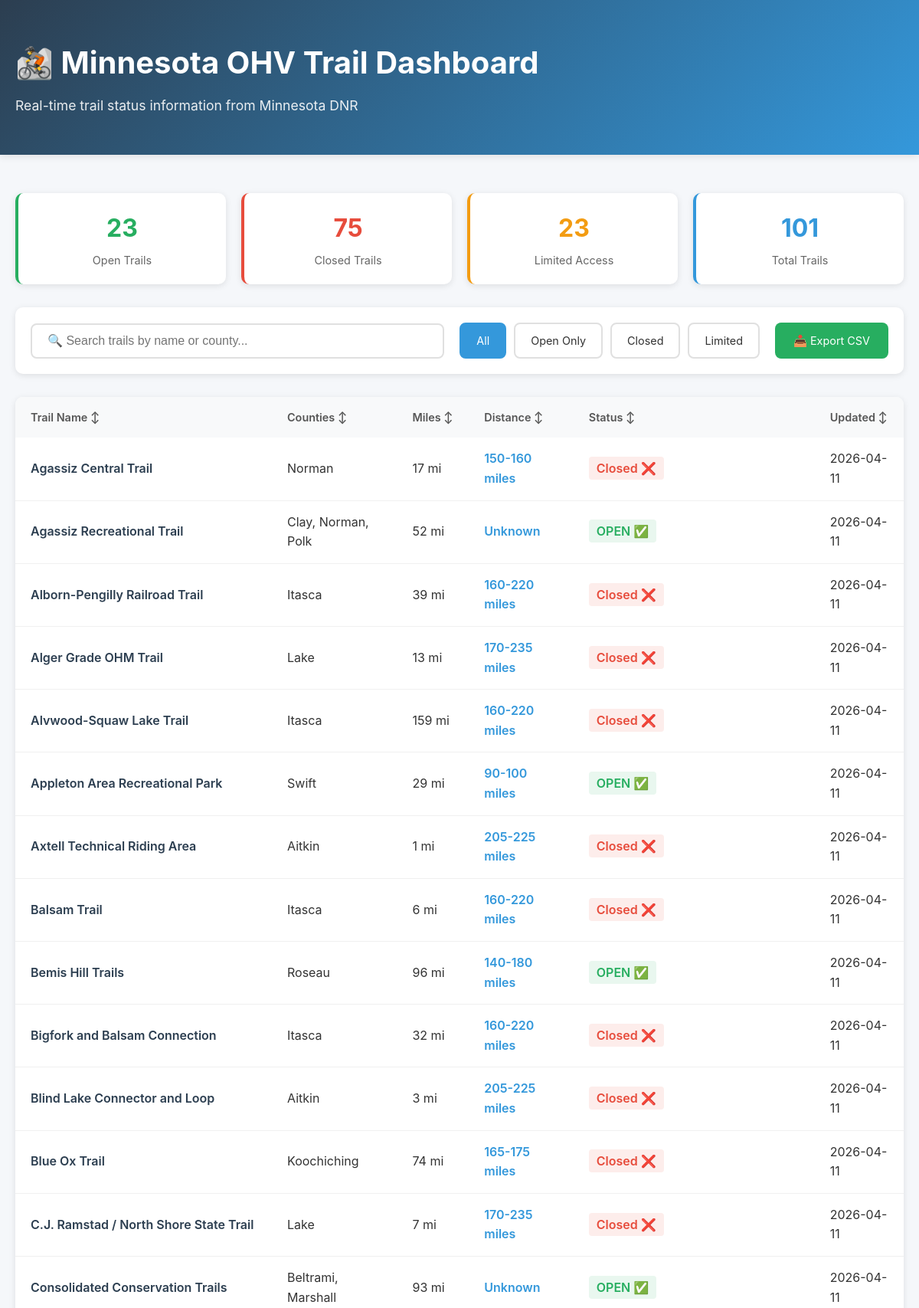
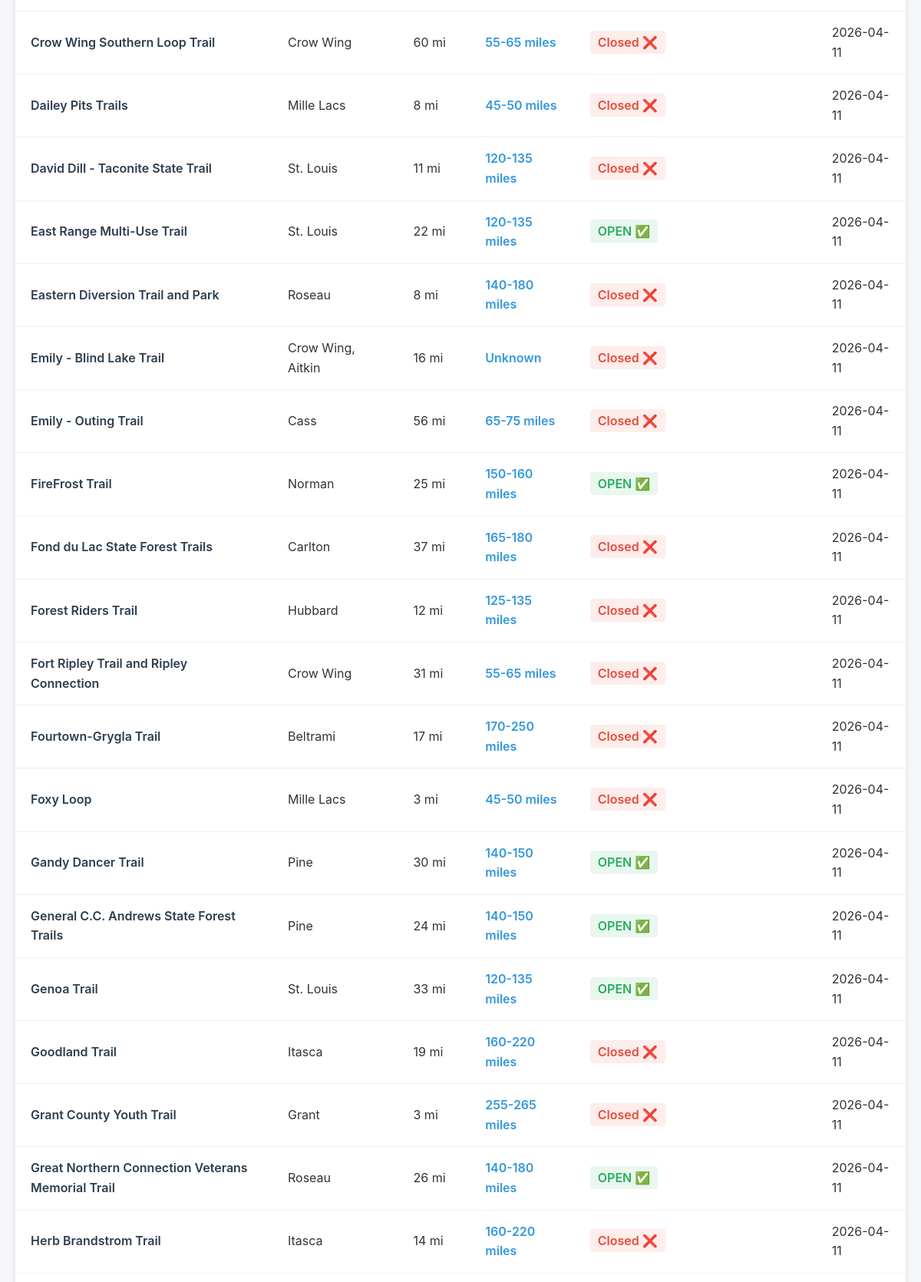
The page / (upper part) on the database its author committed (2 pictures, top to bottom).
### tables this page shows
CREATE TABLE trails (
            id INTEGER PRIMARY KEY,
            trail_id INTEGER UNIQUE,
            name TEXT NOT NULL,
            counties TEXT,
            miles INTEGER,
            atv_miles INTEGER,
            ohv_miles INTEGER,
            ohm_miles INTEGER,
            morv_miles INTEGER,
            winter_miles INTEGER,
            status TEXT,
            status_notes TEXT,
            last_updated DATE,
            normal_season TEXT
        );

### app.py (the view, shortened to what this page needs)
@app.route('/')
def index():
    conn = get_db()
    if not conn:
        print("ERROR: Database connection failed")
        return "Database connection failed", 500
    try:
        print(f"Request received: {request.url}")
        trail_count = conn.execute('SELECT COUNT(*) FROM trails').fetchone()[0]
        print(f"Trails count in DB: {trail_count}")
        query = request.args.get('query', '').lower()
        status_filter = request.args.get('status', 'all')
        sql = 'SELECT trail_id, name, counties, miles, atv_miles, ohv_miles, ohm_miles, morv_miles, winter_miles, status, status_notes, last_updated, normal_season FROM trails WHERE 1=1'
        params = []
        if query:
            sql += ' AND (LOWER(name) LIKE ? OR LOWER(counties) LIKE ?)'
            search_term = f'%{query}%'
            params.extend([search_term, search_term])
        sql += ' ORDER BY name ASC'
        trails = conn.execute(sql, params).fetchall()
        conn.close()
        distances = {
            'Mille Lacs': '45-50 miles', 'Crow Wing': '55-65 miles',
            'Cass': '65-75 miles', 'Swift': '90-100 miles',
            'Fillmore': '105-115 miles', 'St. Louis': '120-135 miles',
            'Pine': '140-150 miles', 'Hubbard': '125-135 miles',
            'Becker': '135-145 miles', 'Roseau': '140-180 miles',
            'Norman': '150-160 miles', 'Itasca': '160-220 miles',
            'Koochiching': '165-175 miles', 'Beltrami': '170-250 miles',
            'Marshall': '170-260 miles', 'Carlton': '165-180 miles',
            'Aitkin': '205-225 miles', 'Cook': '225-235 miles',
            'Lake': '170-235 miles', 'Multiple': 'Varies', 'Wabasha': '110-120 miles',
            'Winona': '115-125 miles', 'Grant': '255-265 miles', 'Lyon': '180-190 miles',
            'Meeker': '185-195 miles', 'Wadena': '170-180 miles', 'Polk': '160-170 miles',
            'Clay': '155-165 miles'
        }
        trails_list = []
        for trail in trails:
            trail_dict = dict(trail)  # Convert to regular dict
            trail_dict['distance'] = distances.get(trail_dict['counties'], 'Unknown')
            trails_list.append(trail_dict)
        print(f"Rendering template with {len(trails_list)} trails")
        return render_template('index.html', trails=trails_list, status_filter=status_filter)
    except Exception as e:
        print(f"ERROR in index route: {e}")
        import traceback
        traceback.print_exc()
        return f"Error: {str(e)}\n\nStack trace:\n{traceback.format_exc()}", 500

### app.py (called while the page is built)
def get_db():
    conn = sqlite3.connect(DATABASE)
    conn.row_factory = sqlite3.Row
    return conn

### templates/index.html (shortened to what this page needs)
<!DOCTYPE html>
<html lang="en">
<head>
</head>
<body>
    <header>
        <div class="container">
            <h1>🚵 Minnesota OHV Trail Dashboard</h1>
            <p>Real-time trail status information from Minnesota DNR</p>
        </div>
    </header>
    <div class="container">
        <div class="stats-bar">
            <div class="stat-card open">
                <h3 id="stat-open">Loading...</h3>
                <p>Open Trails</p>
            </div>
            <div class="stat-card closed">
                <h3 id="stat-closed">Loading...</h3>
                <p>Closed Trails</p>
            </div>
            <div class="stat-card limited">
                <h3 id="stat-limited">Loading...</h3>
                <p>Limited Access</p>
            </div>
            <div class="stat-card total">
                <h3 id="stat-total">Loading...</h3>
                <p>Total Trails</p>
            </div>
        </div>
        <div class="controls">
            <div class="search-box">
                <input type="text" id="search-input" placeholder="🔍 Search trails by name or county..." oninput="handleSearch()">
            </div>
            <div class="filters">
                <a href="?status=all" class="filter-btn {% if status_filter == 'all' %}active{% endif %}">All</a>
                <a href="?status=open" class="filter-btn {% if status_filter == 'open' %}active{% endif %}">Open Only</a>
                <a href="?status=closed" class="filter-btn {% if status_filter == 'closed' %}active{% endif %}">Closed</a>
                <a href="?status=limited" class="filter-btn {% if status_filter == 'limited' %}active{% endif %}">Limited</a>
            </div>
            <a href="/api/export?status={{ status_filter or 'all' }}" class="export-btn">📥 Export CSV</a>
        </div>
        <div class="trails-table">
            <table>
                <thead>
                    <tr>
                        <th onclick="sortTable(0)">Trail Name ↕</th>
                        <th onclick="sortTable(1)">Counties ↕</th>
                        <th onclick="sortTable(2)">Miles ↕</th>
                        <th onclick="sortTable(3)">Distance ↕</th>
                        <th onclick="sortTable(4)">Status ↕</th>
                        <th onclick="sortTable(5)">Updated ↕</th>
                    </tr>
                </thead>
                <tbody>
                    {% if trails %}
                        {% for trail in trails %}
                        <tr>
                            <td class="trail-name">{{ trail.name }}</td>
                            <td>{{ trail.counties }}</td>
                            <td>{{ trail.miles }} mi</td>
                            <td class="distance">{{ trail.distance }}</td>
                            <td>
                                {% if 'OPEN' in trail.status %}
                                    <span class="status-open">OPEN ✅</span>
                                {% elif 'Closed' in trail.status %}
                                    <span class="status-closed">Closed ❌</span>
                                {% elif 'Limited' in trail.status %}
                                    <span class="status-limited">Limited ⚠️</span>
                                {% else %}
                                    <span class="status-unknown">{{ trail.status }}</span>
                                {% endif %}
                            </td>
                            <td>{{ trail.last_updated }}</td>
                        </tr>
                        {% endfor %}
                    {% else %}
                        <tr>
                            <td colspan="6" class="no-results">
                                No trails found. Try adjusting your search or filters.
                            </td>
                        </tr>
                    {% endif %}
                </tbody>
            </table>
        </div>
    </div>
</body>
</html>

### templates/index.html (style rules this page uses)
* { margin: 0; padding: 0; box-sizing: border-box; }
body { font-family: -apple-system, BlinkMacSystemFont, 'Segoe UI', Roboto, sans-serif; background: #f5f7fa; color: #333; line-height: 1.6; }
.container { max-width: 1400px; margin: 0 auto; padding: 20px; }
header { background: linear-gradient(135deg, #2c3e50 0%, #3498db 100%); color: white; padding: 30px 0; margin-bottom: 30px; box-shadow: 0 2px 10px rgba(0,0,0,0.1); }
header h1 { font-size: 2.5rem; margin-bottom: 10px; font-weight: 700; }
header p { font-size: 1.1rem; opacity: 0.9; }
.stats-bar { display: grid; grid-template-columns: repeat(auto-fit, minmax(200px, 1fr)); gap: 20px; margin-bottom: 30px; }
.stat-card { background: white; padding: 20px; border-radius: 10px; box-shadow: 0 2px 8px rgba(0,0,0,0.1); text-align: center; transition: transform 0.2s; }
.stat-card h3 { font-size: 2rem; margin-bottom: 5px; }
.stat-card.open { border-left: 4px solid #27ae60; }
.stat-card.closed { border-left: 4px solid #e74c3c; }
.stat-card.limited { border-left: 4px solid #f39c12; }
.stat-card.total { border-left: 4px solid #3498db; }
.stat-card.open h3 { color: #27ae60; }
.stat-card.closed h3 { color: #e74c3c; }
.stat-card.limited h3 { color: #f39c12; }
.stat-card.total h3 { color: #3498db; }
.stat-card p { color: #666; font-size: 0.9rem; }
.controls { background: white; padding: 20px; border-radius: 10px; margin-bottom: 30px; box-shadow: 0 2px 8px rgba(0,0,0,0.1); display: flex; gap: 20px; flex-wrap: wrap; align-items: center; }
.search-box { flex: 1; min-width: 300px; }
.search-box input { width: 100%; padding: 12px 20px; border: 2px solid #e0e0e0; border-radius: 8px; font-size: 1rem; }
.filters { display: flex; gap: 10px; flex-wrap: wrap; }
.filter-btn { padding: 10px 20px; border: 2px solid #e0e0e0; background: white; border-radius: 8px; cursor: pointer; font-size: 0.9rem; text-decoration: none; color: #333; }
.filter-btn.active { background: #3498db; color: white; border-color: #3498db; }
.export-btn { padding: 12px 24px; background: #27ae60; color: white; border: none; border-radius: 8px; cursor: pointer; font-size: 0.9rem; text-decoration: none; }
.trails-table { background: white; border-radius: 10px; overflow: hidden; box-shadow: 0 2px 8px rgba(0,0,0,0.1); }
table { width: 100%; border-collapse: collapse; }
thead { background: #f8f9fa; }
th { padding: 15px 20px; text-align: left; font-weight: 600; font-size: 0.9rem; color: #555; cursor: pointer; }
td { padding: 15px 20px; border-bottom: 1px solid #f0f0f0; }
.status-open { color: #27ae60; font-weight: 600; background: rgba(39, 174, 96, 0.1); padding: 5px 10px; border-radius: 4px; }
.status-closed { color: #e74c3c; font-weight: 600; background: rgba(231, 76, 60, 0.1); padding: 5px 10px; border-radius: 4px; }
.trail-name { font-weight: 600; color: #2c3e50; }
.distance { color: #3498db; font-weight: 600; }

### rows shown on the page
trails: name "Agassiz Central Trail", counties "Norman", miles "17", distance "150-160 miles", status "Closed ❌", last_updated "2026-04-11"
trails: name "Agassiz Recreational Trail", counties "Clay, Norman, Polk", miles "52", distance "Unknown", status "OPEN ✅", last_updated "2026-04-11"
trails: name "Alborn-Pengilly Railroad Trail", counties "Itasca", miles "39", distance "160-220 miles", status "Closed ❌", last_updated "2026-04-11"
trails: name "Alger Grade OHM Trail", counties "Lake", miles "13", distance "170-235 miles", status "Closed ❌", last_updated "2026-04-11"
trails: name "Alvwood-Squaw Lake Trail", counties "Itasca", miles "159", distance "160-220 miles", status "Closed ❌", last_updated "2026-04-11"
trails: name "Appleton Area Recreational Park", counties "Swift", miles "29", distance "90-100 miles", status "OPEN ✅", last_updated "2026-04-11"
trails: name "Axtell Technical Riding Area", counties "Aitkin", miles "1", distance "205-225 miles", status "Closed ❌", last_updated "2026-04-11"
trails: name "Balsam Trail", counties "Itasca", miles "6", distance "160-220 miles", status "Closed ❌", last_updated "2026-04-11"
trails: name "Bemis Hill Trails", counties "Roseau", miles "96", distance "140-180 miles", status "OPEN ✅", last_updated "2026-04-11"
trails: name "Bigfork and Balsam Connection", counties "Itasca", miles "32", distance "160-220 miles", status "Closed ❌", last_updated "2026-04-11"
trails: name "Blind Lake Connector and Loop", counties "Aitkin", miles "3", distance "205-225 miles", status "Closed ❌", last_updated "2026-04-11"
trails: name "Blue Ox Trail", counties "Koochiching", miles "74", distance "165-175 miles", status "Closed ❌", last_updated "2026-04-11"
trails: name "C.J. Ramstad / North Shore State Trail", counties "Lake", miles "7", distance "170-235 miles", status "Closed ❌", last_updated "2026-04-11"
trails: name "Consolidated Conservation Trails", counties "Beltrami, Marshall", miles "93", distance "Unknown", status "OPEN ✅", last_updated "2026-04-11"
trails: name "Crow Wing Southern Loop Trail", counties "Crow Wing", miles "60", distance "55-65 miles", status "Closed ❌", last_updated "2026-04-11"
trails: name "Dailey Pits Trails", counties "Mille Lacs", miles "8", distance "45-50 miles", status "Closed ❌", last_updated "2026-04-11"
trails: name "David Dill - Taconite State Trail", counties "St. Louis", miles "11", distance "120-135 miles", status "Closed ❌", last_updated "2026-04-11"
trails: name "East Range Multi-Use Trail", counties "St. Louis", miles "22", distance "120-135 miles", status "OPEN ✅", last_updated "2026-04-11"
trails: name "Eastern Diversion Trail and Park", counties "Roseau", miles "8", distance "140-180 miles", status "Closed ❌", last_updated "2026-04-11"
trails: name "Emily - Blind Lake Trail", counties "Crow Wing, Aitkin", miles "16", distance "Unknown", status "Closed ❌", last_updated "2026-04-11"
trails: name "Emily - Outing Trail", counties "Cass", miles "56", distance "65-75 miles", status "Closed ❌", last_updated "2026-04-11"
trails: name "FireFrost Trail", counties "Norman", miles "25", distance "150-160 miles", status "OPEN ✅", last_updated "2026-04-11"
trails: name "Fond du Lac State Forest Trails", counties "Carlton", miles "37", distance "165-180 miles", status "Closed ❌", last_updated "2026-04-11"
trails: name "Forest Riders Trail", counties "Hubbard", miles "12", distance "125-135 miles", status "Closed ❌", last_updated "2026-04-11"
trails: name "Fort Ripley Trail and Ripley Connection", counties "Crow Wing", miles "31", distance "55-65 miles", status "Closed ❌", last_updated "2026-04-11"
trails: name "Fourtown-Grygla Trail", counties "Beltrami", miles "17", distance "170-250 miles", status "Closed ❌", last_updated "2026-04-11"
trails: name "Foxy Loop", counties "Mille Lacs", miles "3", distance "45-50 miles", status "Closed ❌", last_updated "2026-04-11"
trails: name "Gandy Dancer Trail", counties "Pine", miles "30", distance "140-150 miles", status "OPEN ✅", last_updated "2026-04-11"
trails: name "General C.C. Andrews State Forest Trails", counties "Pine", miles "24", distance "140-150 miles", status "OPEN ✅", last_updated "2026-04-11"
trails: name "Genoa Trail", counties "St. Louis", miles "33", distance "120-135 miles", status "OPEN ✅", last_updated "2026-04-11"
trails: name "Goodland Trail", counties "Itasca", miles "19", distance "160-220 miles", status "Closed ❌", last_updated "2026-04-11"
trails: name "Grant County Youth Trail", counties "Grant", miles "3", distance "255-265 miles", status "Closed ❌", last_updated "2026-04-11"
trails: name "Great Northern Connection Veterans Memorial Trail", counties "Roseau", miles "26", distance "140-180 miles", status "OPEN ✅", last_updated "2026-04-11"
trails: name "Herb Brandstrom Trail", counties "Itasca", miles "14", distance "160-220 miles", status "Closed ❌", last_updated "2026-04-11"
